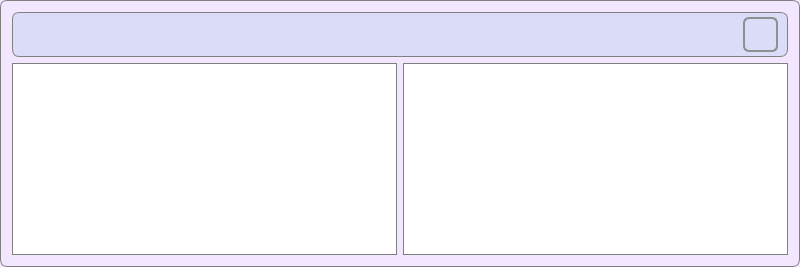
      <widget class="QFrame" name="frame_11">
       <property name="minimumSize">
        <size>
         <width>800</width>
         <height>0</height>
        </size>
       </property>
       <property name="maximumSize">
        <size>
         <width>800</width>
         <height>16777215</height>
        </size>
       </property>
       <property name="autoFillBackground">
        <bool>false</bool>
       </property>
       <property name="styleSheet">
        <string notr="true">QFrame {
	background-color: #f2e7ff;
	border: 1px solid grey;
	border-radius: 7px;
}</string>
       </property>
       <property name="frameShape">
        <enum>QFrame::StyledPanel</enum>
       </property>
       <property name="frameShadow">
        <enum>QFrame::Raised</enum>
       </property>
       <property name="lineWidth">
        <number>1</number>
       </property>
       <layout class="QGridLayout" name="gridLayout_14">
        <item row="0" column="0" colspan="2">
         <widget class="QFrame" name="frame_12">
          <property name="minimumSize">
           <size>
            <width>0</width>
            <height>45</height>
           </size>
          </property>
          <property name="maximumSize">
           <size>
            <width>16777215</width>
            <height>45</height>
           </size>
          </property>
          <property name="styleSheet">
           <string notr="true">QFrame {
	background-color: #dbdcf7;
	border: 1px solid grey;
	border-radius: 7px;
}</string>
          </property>
          <property name="frameShape">
           <enum>QFrame::StyledPanel</enum>
          </property>
          <property name="frameShadow">
           <enum>QFrame::Raised</enum>
          </property>
          <property name="lineWidth">
           <number>1</number>
          </property>
          <layout class="QGridLayout" name="gridLayout_12">
           <property name="topMargin">
            <number>0</number>
           </property>
           <property name="bottomMargin">
            <number>0</number>
           </property>
           <property name="verticalSpacing">
            <number>7</number>
           </property>
           <item row="0" column="2">
            <widget class="QPushButton" name="updateButton">
             <property name="enabled">
              <bool>false</bool>
             </property>
             <property name="sizePolicy">
              <sizepolicy hsizetype="Fixed" vsizetype="Fixed">
               <horstretch>0</horstretch>
               <verstretch>0</verstretch>
              </sizepolicy>
             </property>
             <property name="minimumSize">
              <size>
               <width>35</width>
               <height>35</height>
              </size>
             </property>
             <property name="maximumSize">
              <size>
               <width>35</width>
               <height>35</height>
              </size>
             </property>
             <property name="toolTip">
              <string>Обновить таблицы</string>
             </property>
             <property name="styleSheet">
              <string notr="true">QPushButton {
    border: 2px solid #8f8f91;
    border-radius: 6px;
    background-color: qlineargradient(x1: 0, y1: 0, x2: 0, y2: 1,
                                      stop: 0 #f6f7fa, stop: 1 #dadbde);
}

QPushButton:hover {
	background-color: #eaebee;
}

QPushButton:pressed {
        background-color: qlineargradient(x1: 0, y1: 0, x2: 0, y2: 1,
                                      stop: 0 #dadbde, stop: 1 #f6f7fa);
}

QPushButton:flat {
    border: none; /* no border for a flat push button */
}

QPushButton:default {
    border-color: #865edd; /* make the default button prominent */
}</string>
             </property>
             <property name="text">
              <string/>
             </property>
             <property name="icon">
              <iconset resource="../../images.qrc">
               <normaloff>:/images/refresh.png</normaloff>:/images/refresh.png</iconset>
             </property>
             <property name="iconSize">
              <size>
               <width>24</width>
               <height>24</height>
              </size>
             </property>
             <property name="autoDefault">
              <bool>false</bool>
             </property>
            </widget>
           </item>
           <item row="0" column="0">
            <spacer name="horizontalSpacer_3">
             <property name="orientation">
              <enum>Qt::Horizontal</enum>
             </property>
             <property name="sizeHint" stdset="0">
              <size>
               <width>40</width>
               <height>20</height>
              </size>
             </property>
            </spacer>
           </item>
          </layout>
         </widget>
        </item>
        <item row="1" column="0">
         <widget class="QTableView" name="notCompletedTasksTableView">
          <property name="minimumSize">
           <size>
            <width>366</width>
            <height>0</height>
           </size>
          </property>
          <property name="styleSheet">
           <string notr="true">QTableView {
	background-color: none;
	border-radius: 0px;
}

QHeaderView {
	border-radius: 0px;
	background-color: #f5f5f5;
	font-size: 9pt;
	border: 0px;
}

QHeaderView::section {
	background-color: white;
}</string>
          </property>
          <property name="selectionMode">
           <enum>QAbstractItemView::NoSelection</enum>
          </property>
          <property name="verticalScrollMode">
           <enum>QAbstractItemView::ScrollPerPixel</enum>
          </property>
          <property name="gridStyle">
           <enum>Qt::SolidLine</enum>
          </property>
         </widget>
        </item>
        <item row="1" column="1">
         <widget class="QTableView" name="completedTasksTableView">
          <property name="minimumSize">
           <size>
            <width>366</width>
            <height>0</height>
           </size>
          </property>
          <property name="styleSheet">
           <string notr="true">QTableView {
	background-color: none;
	border-radius: 0px;
}

QHeaderView {
	border-radius: 0px;
	background-color: #f5f5f5;
	font-size: 9pt;
	border: 0px;
}

QHeaderView::section {
	background-color: white;
}
</string>
          </property>
          <property name="selectionMode">
           <enum>QAbstractItemView::NoSelection</enum>
          </property>
          <property name="verticalScrollMode">
           <enum>QAbstractItemView::ScrollPerPixel</enum>
          </property>
         </widget>
        </item>
       </layout>
      </widget>
